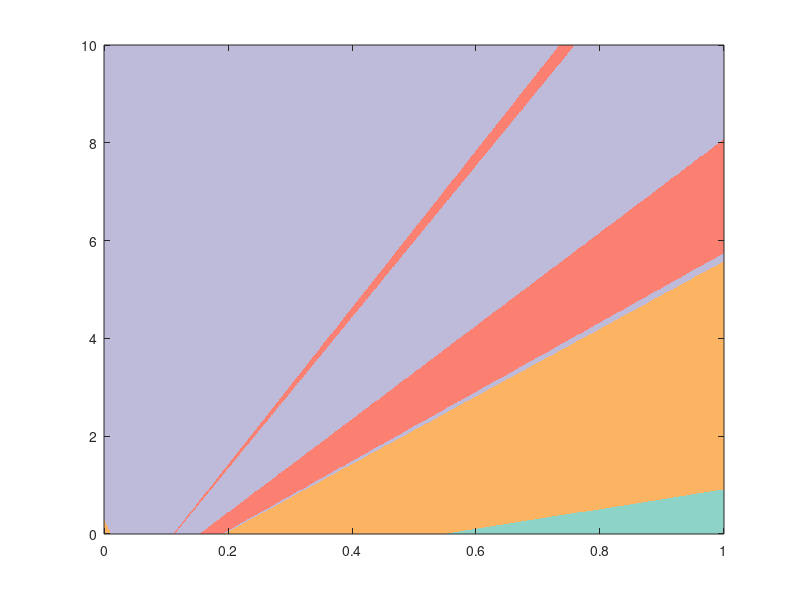
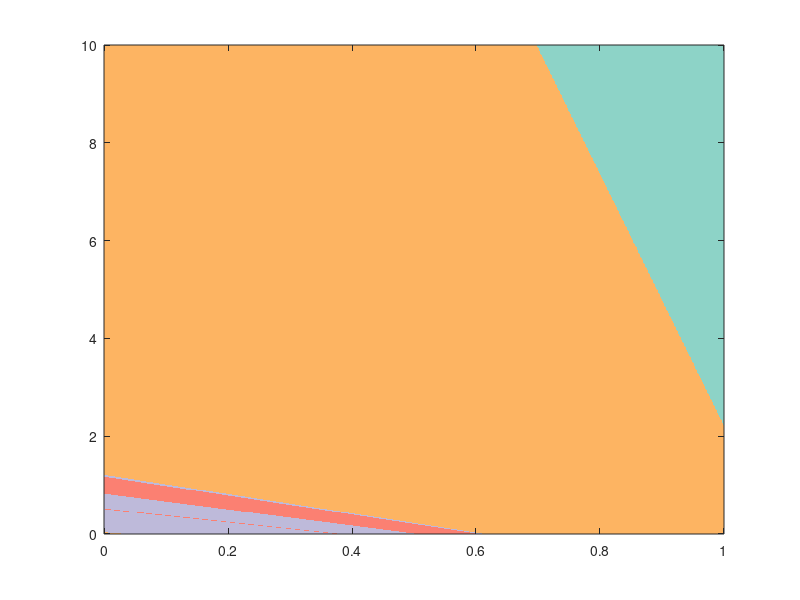

The MATLAB script that drew these images, in order: (Note: this script raises an error after producing the figures.)
% Figure_5S1_Generate.m
% Script used to generate Figure 5 Barendregt et al., 2022.

clear

% Load motif data for slow version of tokens task:
load('Tok_Threshold_Motifs_Slow.mat')

% Generate motif colormap for slow version of tokens task (Fig. 5B):
figure
imagesc([c(1) c(end)],[R_c(1) R_c(end)],type')
set(gca,'ydir','normal')
colormap([141 211 199;...
    253 180 98;...
    190 186 218;...
    251 128 114]/255)

% Load motif data for fast version of tokens task:
load('Tok_Threshold_Motifs_Fast.mat')

% Generate motif colormap for fast version of tokens task (Fig. 5C):
figure
imagesc([c(1) c(end)],[R_c(1) R_c(end)],type')
set(gca,'ydir','normal')
colormap([141 211 199;...
    253 180 98;...
    190 186 218;...
    251 128 114]/255)

% Define simulation parameters for empirical RT distributions of each
% motif:
t_d = 0.170;
N_trial = 1e4;

% Generate motif i behavior and response distribution (Fig. 5i):
figure
thresh_g = tok_Bellmans_g(Nt,t_d,R_c(1),R_i,@(t) c(end),tol);
thresh_y = log(thresh_g./(1-thresh_g));
stairs(0:Nt,thresh_y,'linewidth',15,'color','#8dd3c7')
hold on
stairs(0:Nt,-thresh_y,'linewidth',15,'color','#8dd3c7')
line([0 Nt],[0 0],'linestyle','--','color','k','linewidth',5)
xlim([0 Nt])
RT = NaN(1,N_trial);
for n = 1:N_trial
    RT(n) = tok_sim_norm(Nt,thresh_g,0);
end
RT = histcounts(RT,-0.5:(Nt+0.5),'normalization','pdf');
figure
stairs(-0.5:(Nt+0.5),[RT 0],'linewidth',15,'color','#8dd3c7')
xlim([0 Nt])

% Generate motif ii behavior and response distribution (Fig. 5ii):
figure
thresh_g = tok_Bellmans_g(Nt,t_d,R_c(10),R_i,@(t) c(1),tol);
thresh_y = log(thresh_g./(1-thresh_g));
stairs(0:Nt,thresh_y,'linewidth',15,'color','#fdb462')
hold on
stairs(0:Nt,-thresh_y,'linewidth',15,'color','#fdb462')
line([0 Nt],[0 0],'linestyle','--','color','k','linewidth',5)
xlim([0 Nt])
RT = NaN(1,N_trial);
for n = 1:N_trial
    RT(n) = tok_sim_norm(Nt,thresh_g,0);
end
RT = histcounts(RT,-0.5:(Nt+0.5),'normalization','pdf');
figure
stairs(-0.5:(Nt+0.5),[RT 0],'linewidth',15,'color','#fdb462')
xlim([0 Nt])

% Generate motif iii behavior and response distribution (Fig. 5iii):
figure
thresh_g = tok_Bellmans_g(Nt,t_d,R_c(10),R_i,@(t) c(160),tol);
thresh_y = log(thresh_g./(1-thresh_g));
stairs(0:Nt,thresh_y,'linewidth',15,'color','#bebada')
hold on
stairs(0:Nt,-thresh_y,'linewidth',15,'color','#bebada')
line([0 Nt],[0 0],'linestyle','--','color','k','linewidth',5)
xlim([0 Nt])
RT = NaN(1,N_trial);
for n = 1:N_trial
    RT(n) = tok_sim_norm(Nt,thresh_g,0);
end
RT = histcounts(RT,-0.5:(Nt+0.5),'normalization','pdf');
figure
stairs(-0.5:(Nt+0.5),[RT 0],'linewidth',15,'color','#bebada')
xlim([0 Nt])

% Generate motif iv behavior and response distribution (Fig. 5iv):
figure
thresh_g = tok_Bellmans_g(Nt,t_d,R_c(10),R_i,@(t) c(175),tol);
thresh_y = log(thresh_g./(1-thresh_g));
stairs(0:Nt,thresh_y,'linewidth',15,'color','#fb8072')
hold on
stairs(0:Nt,-thresh_y,'linewidth',15,'color','#fb8072')
line([0 Nt],[0 0],'linestyle','--','color','k','linewidth',5)
xlim([0 Nt])
RT = NaN(1,N_trial);
for n = 1:N_trial
    RT(n) = tok_sim_norm(Nt,thresh_g,0);
end
RT = histcounts(RT,-0.5:(Nt+0.5),'normalization','pdf');
figure
stairs(-0.5:(Nt+0.5),[RT 0],'linewidth',15,'color','#fb8072')
xlim([0 Nt])